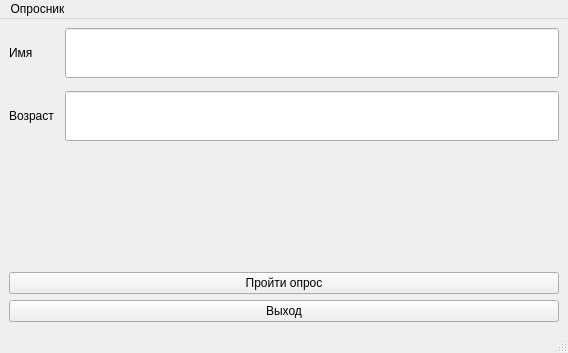
<?xml version="1.0" encoding="UTF-8"?>
<ui version="4.0">
 <class>MainWindow</class>
 <widget class="QMainWindow" name="MainWindow">
  <property name="geometry">
   <rect>
    <x>0</x>
    <y>0</y>
    <width>568</width>
    <height>353</height>
   </rect>
  </property>
  <property name="windowTitle">
   <string>MainWindow</string>
  </property>
  <widget class="QWidget" name="centralwidget">
   <layout class="QVBoxLayout" name="verticalLayout">
    <item>
     <layout class="QFormLayout" name="formLayout_2">
      <item row="0" column="0">
       <widget class="QLabel" name="label">
        <property name="minimumSize">
         <size>
          <width>50</width>
          <height>50</height>
         </size>
        </property>
        <property name="text">
         <string>Имя</string>
        </property>
       </widget>
      </item>
      <item row="0" column="1">
       <widget class="QLineEdit" name="lineEdit">
        <property name="minimumSize">
         <size>
          <width>10</width>
          <height>50</height>
         </size>
        </property>
       </widget>
      </item>
      <item row="2" column="0">
       <widget class="QLabel" name="label_2">
        <property name="sizePolicy">
         <sizepolicy hsizetype="Preferred" vsizetype="Preferred">
          <horstretch>0</horstretch>
          <verstretch>0</verstretch>
         </sizepolicy>
        </property>
        <property name="minimumSize">
         <size>
          <width>50</width>
          <height>50</height>
         </size>
        </property>
        <property name="text">
         <string>Возраст</string>
        </property>
       </widget>
      </item>
      <item row="2" column="1">
       <widget class="QLineEdit" name="lineEdit_2">
        <property name="minimumSize">
         <size>
          <width>50</width>
          <height>50</height>
         </size>
        </property>
       </widget>
      </item>
      <item row="1" column="1">
       <spacer name="verticalSpacer">
        <property name="orientation">
         <enum>Qt::Vertical</enum>
        </property>
        <property name="sizeType">
         <enum>QSizePolicy::Maximum</enum>
        </property>
        <property name="sizeHint" stdset="0">
         <size>
          <width>20</width>
          <height>1</height>
         </size>
        </property>
       </spacer>
      </item>
     </layout>
    </item>
    <item>
     <widget class="QPushButton" name="pushButton">
      <property name="text">
       <string>Пройти опрос</string>
      </property>
     </widget>
    </item>
    <item>
     <widget class="QPushButton" name="pushButton_2">
      <property name="text">
       <string>Выход</string>
      </property>
     </widget>
    </item>
   </layout>
  </widget>
  <widget class="QMenuBar" name="menubar">
   <property name="geometry">
    <rect>
     <x>0</x>
     <y>0</y>
     <width>568</width>
     <height>22</height>
    </rect>
   </property>
   <widget class="QMenu" name="menu">
    <property name="title">
     <string>Опросник</string>
    </property>
   </widget>
   <addaction name="menu"/>
  </widget>
  <widget class="QStatusBar" name="statusbar"/>
 </widget>
 <resources/>
 <connections>
  <connection>
   <sender>pushButton_2</sender>
   <signal>clicked()</signal>
   <receiver>MainWindow</receiver>
   <slot>close()</slot>
   <hints>
    <hint type="sourcelabel">
     <x>710</x>
     <y>472</y>
    </hint>
    <hint type="destinationlabel">
     <x>734</x>
     <y>499</y>
    </hint>
   </hints>
  </connection>
 </connections>
</ui>
